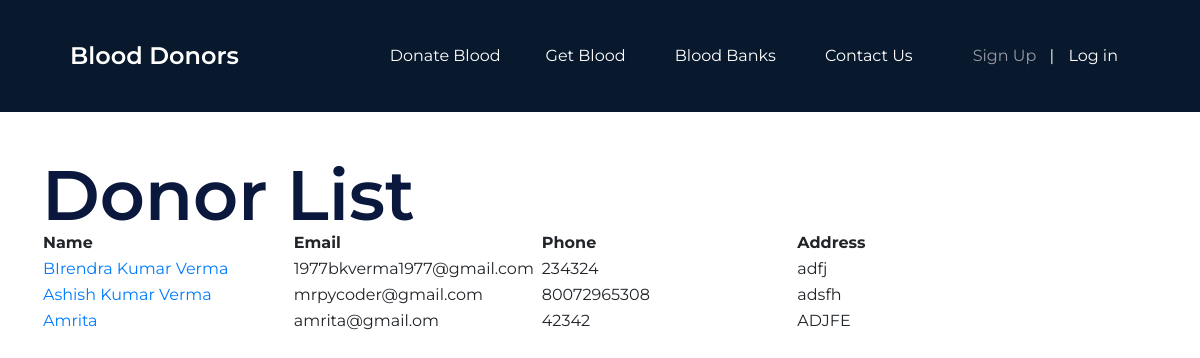
Page /donor_list/ on the committed database.
### mysite/models.py (models this page shows, shortened)
class DonateBlood(models.Model):
    author = models.ForeignKey(User, on_delete=models.CASCADE)
    author2 = models.CharField(max_length=200)
    name = models.CharField(max_length=200)
    dateofbirth = models.CharField(max_length=200)
    weight = models.CharField(max_length=200)
    blood_group = models.CharField(max_length=200)
    last_donation = models.CharField(max_length=200, blank=True, null=True)
    frequency = models.CharField(max_length=200, blank=True, null=True)
    email = models.CharField(max_length=200)
    mobile_no = models.CharField(max_length=200)
    address = models.TextField()
    zip_code = models.CharField(max_length=20)
    gender = models.CharField(max_length=20)
    message = models.TextField(blank=True, null=True)
    updated = models.DateTimeField(auto_now=True)
    date = models.DateTimeField(auto_now_add=True)
    class Meta:
        ordering = ['-date']

### mysite/views.py (the view)
# urls.py: path("donor_list/", blood_list, name='donor_list'),
def blood_list(request):
    template_name = "donors_list.html"
    data = DonateBlood.objects.all()
    context = {
        "object_list": data
    }
    return render(request, template_name=template_name, context=context)

### mysite/templates/donors_list.html (shortened to what this page needs)
{% extends "base.html" %}
{% block content %}
<h1>Donor List</h1>
    <table>
        <tr>
            <th style="padding-right: 200px;">Name</th>
            <th style="padding-right: 200px;">Email</th>
            <th style="padding-right: 200px;">Phone</th>
            <th style="padding-right: 200px;">Address</th>
        </tr>
    {% for obj in object_list %}
        <tr>
            <td><a href="/donor_list/{{obj.pk}}">{{obj.name}}</a></td>
            <td>{{obj.email}}</td>
            <td>{{obj.mobile_no}}</td>
            <td>{{obj.address}}</td>
        </tr>
    {% endfor %}
</table>
{% endblock content %}

### mysite/templates/base.html (shortened to what this page needs)
{% load static %}
<!DOCTYPE html>
<html lang="en">
<head>
	<link rel="stylesheet" href="{% static 'css/bootstrap.min.css' %}"/>
	<link rel="stylesheet" href="{% static 'css/font-awesome.min.css' %}">
	<link rel="stylesheet" href="{% static 'css/owl.carousel.min.css' %}">
	<link rel="stylesheet" href="{% static 'css/slicknav.min.css' %}"/>
	<link rel="stylesheet" href="{% static 'css/style.css' %}"/>
</head>
<body>
{% include "snippets/nav_bar.html" %}
<br>
<br>
<div class="container">
<div class="container">
{% block content %}
{% endblock content %}
    </div>
    </div>
</body>
</html>

### mysite/templates/snippets/nav_bar.html (shortened to what this page needs)
{% if user.is_authenticated %}
<div id="preloder">
		<div class="loader"></div>
	</div>
	<header class="header-section clearfix">
		<a href="{% url 'home' %}" class="site-logo">
			<h4 style="color: white;">Blood Donors</h4>
		</a>
		<div class="header-right">
			<a href="/profile/" class="hr-btn">{{ user.username }}</a>
			<span>|</span>
			<div class="user-panel">
				<a href="/logout/" class="login">logout</a>
			</div>
		</div>
		<ul class="main-menu">
			<li><a href="/donor_user/">Donate Blood</a>
			<li><a href="{% url 'donor_list' %}">Get Blood</a>
				<ul class="sub-menu">
					<li><a href="/donor_AP/">A+</a></li>
					<li><a href="/donor_OP/">O+</a></li>
					<li><a href="/donor_BP/">B+</a></li>
					<li><a href="/donor_ABP/">AB+</a></li>
					<li><a href="/donor_ON/">O-</a></li>
					<li><a href="/donor_BN/">B-</a></li>
					<li><a href="/donor_AN/">A-</a></li>
					<li><a href="/donor_ABN/">AB-</a></li>
				</ul>
			</li>
			<li><a href="{% url 'bank_list' %}">Blood Banks</a></li>
			<li><a href="{% url 'contact' %}">Contact</a></li>
		</ul>
	</header>
{% else %}
	<header class="header-section clearfix">
		<a href="{% url 'home' %}" class="site-logo">
			<h4 style="color: white;">Blood Donors</h4>
		</a>
		<div class="header-right">
			<a href="{% url 'register' %}" class="hr-btn">Sign Up</a>
			<span>|</span>
			<div class="user-panel">
				<a href="{% url 'login' %}" class="login">Log in</a>
			</div>
		</div>
		<ul class="main-menu">
			<li><a href="{% url 'choice' %}">Donate Blood</a>
			<li><a href="{% url 'donor_list' %}">Get Blood</a>
			</li>
			<li><a href="{% url 'bank_list' %}">Blood Banks</a></li>
			<li><a href="{% url 'contact' %}">Contact Us</a></li>
		</ul>
	</header>
{% endif %}

### mysite/static/css/style.css (style rules this page uses)
html, body { height: 100%; font-family: "Montserrat", sans-serif; -webkit-font-smoothing: antialiased; font-smoothing: antialiased; }
h1, h2, h3, h4, h5, h6 { margin: 0; color: #0a183d; font-weight: 600; line-height: 1; }
h1 { font-size: 70px; }
h4 { font-size: 24px; }
ul, ol { padding: 0; margin: 0; }
.header-section { padding-left: 55px; padding-right: 72px; background: #08192d; }
.site-logo { display: inline-block; padding: 0; padding: 44px 15px; }
.header-right { float: right; padding: 44px 0; margin-left: 130px; }
.header-right .hr-btn { display: inline-block; color: #979aa5; }
.header-right .user-panel { display: inline-block; }
.header-right .user-panel a { font-size: 16px; color: #ffffff; margin: 0 10px; }
.header-right span { color: #fff; display: inline-block; padding-left: 9px; }
.main-menu { list-style: none; float: right; }
.main-menu li { display: inline-block; position: relative; }
.main-menu li a { display: block; font-size: 16px; color: #ffffff; padding: 44px 10px; margin-left: 60px; }
.main-menu li:first-child a { margin-left: 0; }
@media (min-width: 1200px) { .container { max-width: 1176px; } }
@media only screen and (min-width: 1200px) and (max-width: 1360px) { .header-right { margin-left: 50px; } }
@media only screen and (min-width: 1200px) and (max-width: 1360px) { .main-menu li a { margin-left: 25px; } }

### rows in the picture
DonateBlood: name "BIrendra Kumar Verma", email "1977bkverma1977@gmail.com", mobile_no "234324", address "adfj"
DonateBlood: name "Ashish Kumar Verma", email "mrpycoder@gmail.com", mobile_no "80072965308", address "adsfh"
DonateBlood: name "Amrita", email "amrita@gmail.om", mobile_no "42342", address "ADJFE"
